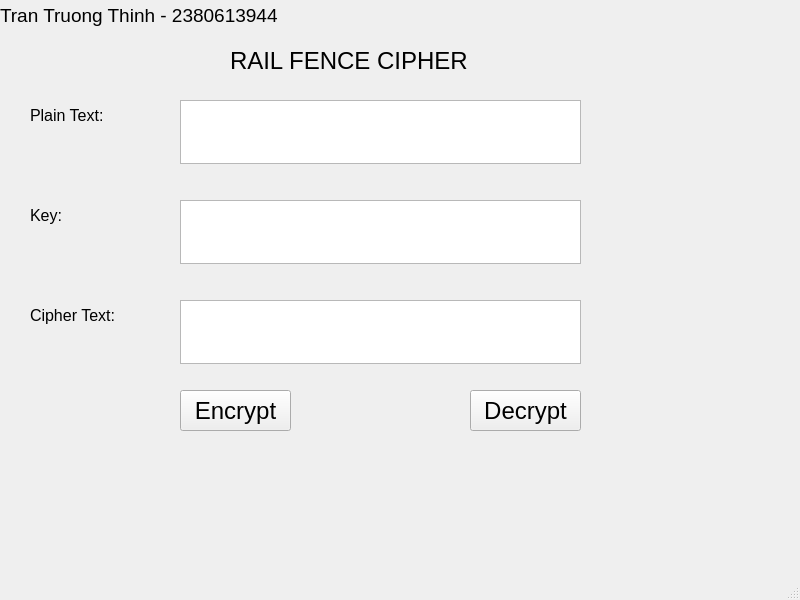
<?xml version="1.0" encoding="UTF-8"?>
<ui version="4.0">
 <class>MainWindow</class>
 <widget class="QMainWindow" name="MainWindow">
  <property name="geometry">
   <rect>
    <x>0</x>
    <y>0</y>
    <width>800</width>
    <height>600</height>
   </rect>
  </property>
  <property name="font">
   <font>
    <pointsize>20</pointsize>
   </font>
  </property>
  <property name="windowTitle">
   <string>MainWindow</string>
  </property>
  <widget class="QWidget" name="centralwidget">
   <widget class="QLabel" name="label">
    <property name="geometry">
     <rect>
      <x>230</x>
      <y>40</y>
      <width>281</width>
      <height>41</height>
     </rect>
    </property>
    <property name="font">
     <font>
      <pointsize>18</pointsize>
     </font>
    </property>
    <property name="text">
     <string>RAIL FENCE CIPHER</string>
    </property>
   </widget>
   <widget class="QLabel" name="label_2">
    <property name="geometry">
     <rect>
      <x>30</x>
      <y>100</y>
      <width>91</width>
      <height>31</height>
     </rect>
    </property>
    <property name="font">
     <font>
      <pointsize>12</pointsize>
     </font>
    </property>
    <property name="text">
     <string>Plain Text:</string>
    </property>
   </widget>
   <widget class="QLabel" name="label_3">
    <property name="geometry">
     <rect>
      <x>30</x>
      <y>200</y>
      <width>91</width>
      <height>31</height>
     </rect>
    </property>
    <property name="font">
     <font>
      <pointsize>12</pointsize>
     </font>
    </property>
    <property name="text">
     <string>Key:</string>
    </property>
   </widget>
   <widget class="QLabel" name="label_4">
    <property name="geometry">
     <rect>
      <x>30</x>
      <y>300</y>
      <width>91</width>
      <height>31</height>
     </rect>
    </property>
    <property name="font">
     <font>
      <pointsize>12</pointsize>
     </font>
    </property>
    <property name="text">
     <string>Cipher Text:</string>
    </property>
   </widget>
   <widget class="QTextEdit" name="textPlainText">
    <property name="geometry">
     <rect>
      <x>180</x>
      <y>100</y>
      <width>401</width>
      <height>64</height>
     </rect>
    </property>
   </widget>
   <widget class="QTextEdit" name="textKey">
    <property name="geometry">
     <rect>
      <x>180</x>
      <y>200</y>
      <width>401</width>
      <height>64</height>
     </rect>
    </property>
   </widget>
   <widget class="QTextEdit" name="textCipherText">
    <property name="geometry">
     <rect>
      <x>180</x>
      <y>300</y>
      <width>401</width>
      <height>64</height>
     </rect>
    </property>
   </widget>
   <widget class="QPushButton" name="pushEncrypt">
    <property name="geometry">
     <rect>
      <x>180</x>
      <y>390</y>
      <width>111</width>
      <height>41</height>
     </rect>
    </property>
    <property name="font">
     <font>
      <pointsize>18</pointsize>
     </font>
    </property>
    <property name="text">
     <string>Encrypt</string>
    </property>
   </widget>
   <widget class="QPushButton" name="pushDecrypt">
    <property name="geometry">
     <rect>
      <x>470</x>
      <y>390</y>
      <width>111</width>
      <height>41</height>
     </rect>
    </property>
    <property name="font">
     <font>
      <pointsize>18</pointsize>
     </font>
    </property>
    <property name="text">
     <string>Decrypt</string>
    </property>
   </widget>
   <widget class="QLabel" name="label_6">
    <property name="geometry">
     <rect>
      <x>0</x>
      <y>0</y>
      <width>421</width>
      <height>31</height>
     </rect>
    </property>
    <property name="font">
     <font>
      <pointsize>14</pointsize>
     </font>
    </property>
    <property name="text">
     <string>Tran Truong Thinh - 2380613944</string>
    </property>
   </widget>
  </widget>
  <widget class="QMenuBar" name="menubar">
   <property name="geometry">
    <rect>
     <x>0</x>
     <y>0</y>
     <width>800</width>
     <height>33</height>
    </rect>
   </property>
  </widget>
  <widget class="QStatusBar" name="statusbar"/>
 </widget>
 <resources/>
 <connections/>
</ui>
